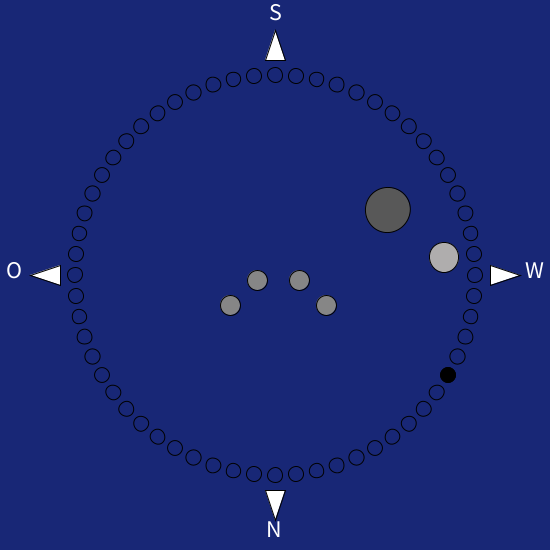
Frame 1 (no input)
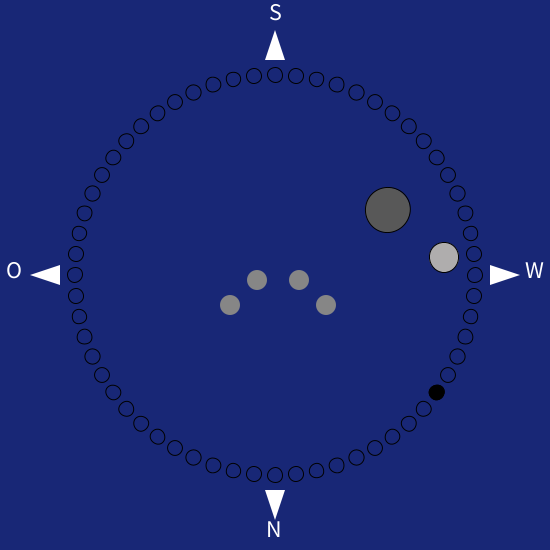
Frame 60 (the mouse pressed at the canvas centre just before this capture)
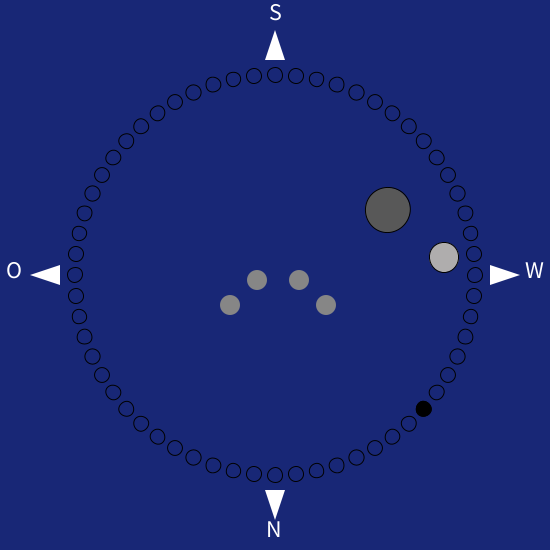
Frame 120 (the mouse held since frame 60 and released just before this capture)

The Processing sketch that drew these frames (run headless with seeded random() and noise(); from frame 60 on, the mouse is pressed at the canvas centre):

// Processing sketch: processing_122651
// ── processing_122651.pde

void setup ()
{
  size (550, 550);
}
void draw()
{
  background(#182776);
  translate(width/2, height/2);
  if (hour()>= 6 && hour() < 9)
  {
    fill(#F5B70C);
    background(#EBD807);
    ellipse(-45, 30, 20, 20);
  }
  if (hour()>= 9 && hour() < 12)
  {
    fill(#F5B70C);
    background(#EBD807);
    ellipse(-18, 5, 20, 20);
  }
  if (hour()>= 12 && hour() < 15)
  {
    fill(#F5B70C);
    background(#17B0E5);
    ellipse(24, 5, 20, 20);
  }
  if (hour()>=15 && hour() < 18)
  {
    fill(#F5B70C);
    background(#17B0E5);
    ellipse(51, 30, 20, 20);
  }
  if (hour()>= 18 && hour() < 6)
  {
    //fill(#868686);
    fill(#17B0E5);
    translate(0,0);
    background(#182776);
    ellipse(-18, 5, 20, 20);
    ellipse(-45, 30, 20, 20);
    ellipse(24, 5, 20, 20);
    ellipse(51, 30, 20, 20);
  }
    fill(#868686);
    ellipse(-18, 5, 20, 20);
    ellipse(-45, 30, 20, 20);
    ellipse(24, 5, 20, 20);
    ellipse(51, 30, 20, 20);

  //  Pfeile
  translate(0, 0);
  fill(#FFFFFF);
  textSize(24);

  //  Nordpfeil
  triangle(-10, 215, 0, 245, 10, 215);
  text("N", -10, 245, 80, 80);

  //  Ostpfeil
  triangle(-215, -10, -245, 0, -215, 10);
  text("O", -270, -14, 80, 80);

  //  Südpfeil
  triangle(-10, -215, 0, -245, 10, -215);
  text("S", -7, -273, 80, 80);

  //  Westpfeil
  triangle(215, -10, 245, 0, 215, 10);
  text("W", 250, -14, 80, 80);

  for (int i=0; i<360; i+=6) {
    pushMatrix();
    rotate(radians(i));
    translate(0, 200);
    stroke(#000000);
    noFill();
    ellipse(0, 0, 15, 15);
    popMatrix();
  }

  //Sekunden

  float sec = map(second(), 0, 60, 0, 360);

  pushMatrix();
  rotate(radians(sec));
  translate(0, -200);
  fill(#000000);
  ellipse(0, 0, 15, 15);
  noStroke();
  popMatrix();

  //Minuten

  float min = map(minute(), 0, 60, 0, 360);

  pushMatrix();
  rotate(radians(min));
  translate(0, -170);
  stroke(#000000);
  fill(#AFADAD);
  ellipse(0, 0, 30, 30);
  noStroke();
  popMatrix();

  //Stunden

  float std = map(hour(), 0, 12, 0, 360);

  pushMatrix();
  rotate(radians(std));
  translate(0, -130);
  stroke(#000000);
  fill(#585858);
  ellipse(0, 0, 45, 45);
  noStroke();
  popMatrix();
}
